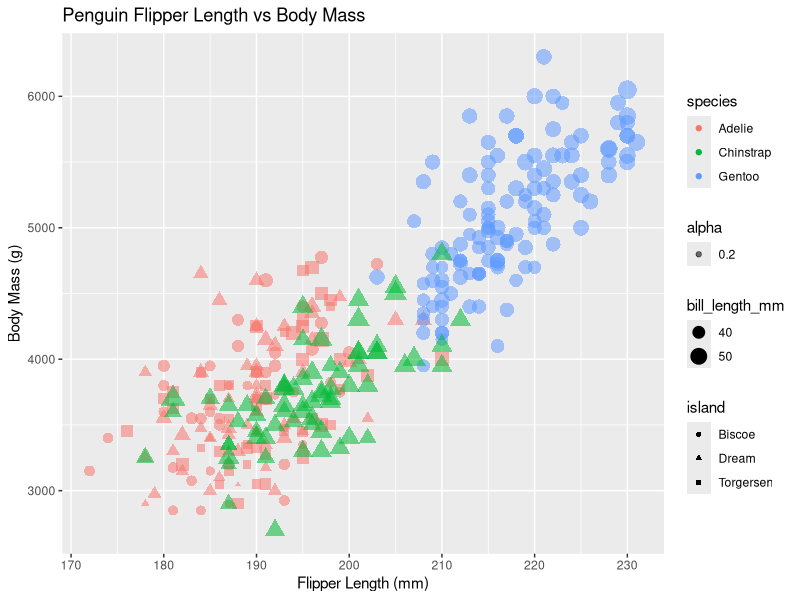
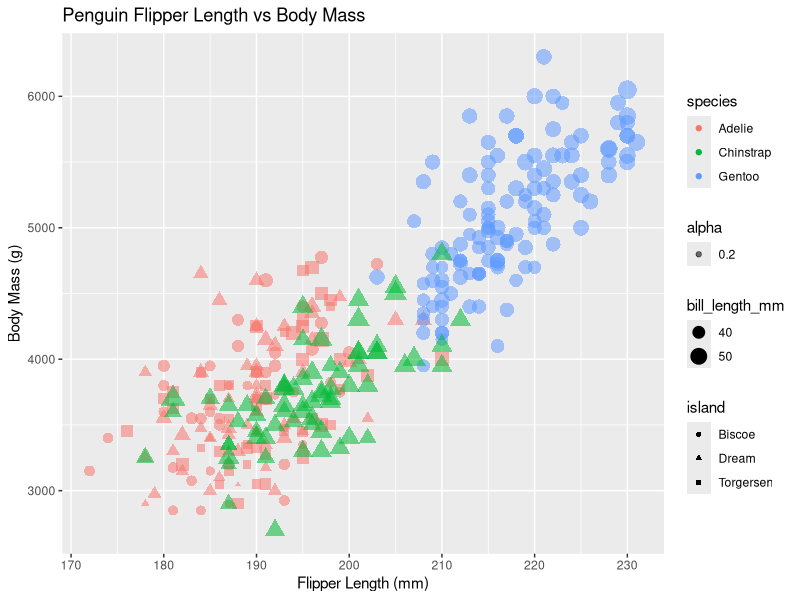

The R source for these figures, in order:
# library (ggplot2)
# print(bills)
# #Creating basic plot
# ggplot2(bills, aes = (x = flipper_legnth_mm, y = body_mass_g)) + 
# geom_point()

library(ggplot2)

bills <- read.csv("penglings.csv")
#Basic Graph Additions (Minimum Requirements)
ggplot(bills, aes(x = flipper_length_mm, y = body_mass_g)) +
    geom_point(aes(color = species, size = bill_length_mm, alpha = 0.2, shape = island)) +
    xlab('Flipper Length (mm)') +
    ylab('Body Mass (g)') +
    ggtitle('Penguin Flipper Length vs Body Mass')

ggsave('ggplot2Graph.png',width=20,height=10)